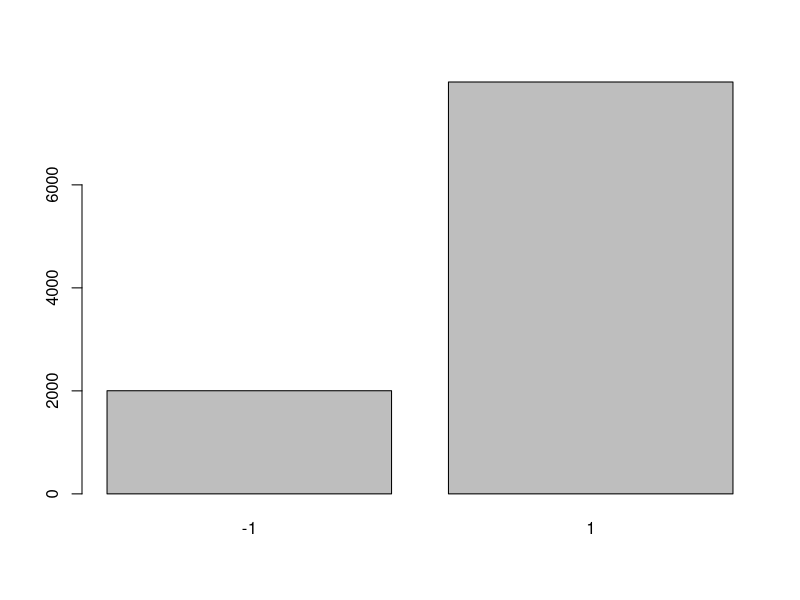

Here is the R script that generated this plot:
rm(list=ls())
n<-5
rw1d1<-function(x){ a<-x
while(is.element(a,c(1:(n-1))))
{a<-a+sample(c(-1,1),1,prob=c(.2,.8))}
return(a)}
for(i in 0:n){
  b<-rep(i,10000)
  lst<-sapply(b,rw1d1)
  ans<-sum(lst)/(n*10000)
  print(ans)}
barplot(table(sample(c(-1,1),10000,replace=TRUE,prob=c(.2,.8))))
